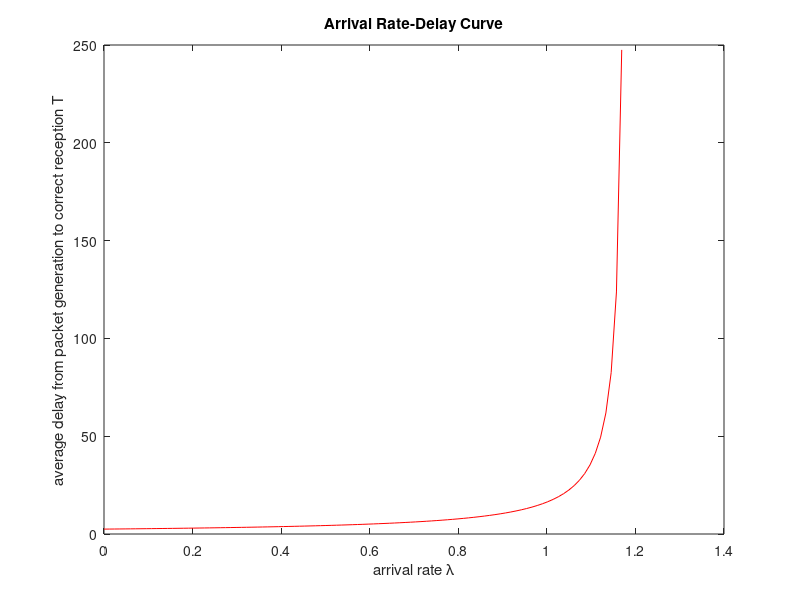

This chart was generated by the following MATLAB code:
lambda = linspace(0, 2*0.9.^5, 100);
T = (5*0.9.^5)./(2*0.9.^5 - lambda);
plot(lambda, T,"red");
xlabel('arrival rate \lambda');
ylabel('average delay from packet generation to correct reception T');
title('Arrival Rate-Delay Curve');